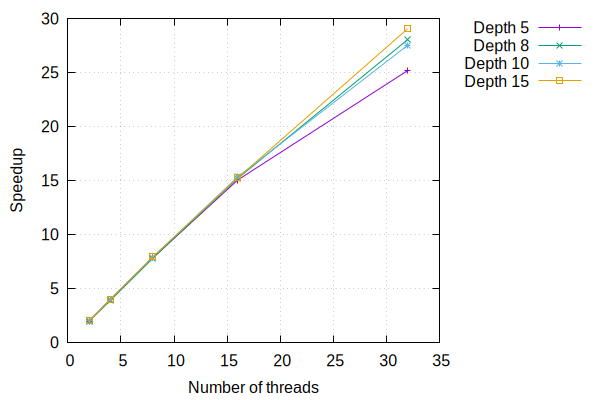

Write the gnuplot code that produced this figure.
set terminal pngcairo size 600,400 enhanced font 'Arial,12'
set output 'plot-pdata.png'

set xlabel "Number of threads"
set ylabel "Speedup"
set key outside
set grid

# Plot each depth column against X-Values
plot 'pdata.txt' using 1:2 with linespoints title "Depth 5", \
     'pdata.txt' using 1:3 with linespoints title "Depth 8", \
     'pdata.txt' using 1:4 with linespoints title "Depth 10", \
     'pdata.txt' using 1:5 with linespoints title "Depth 15"

